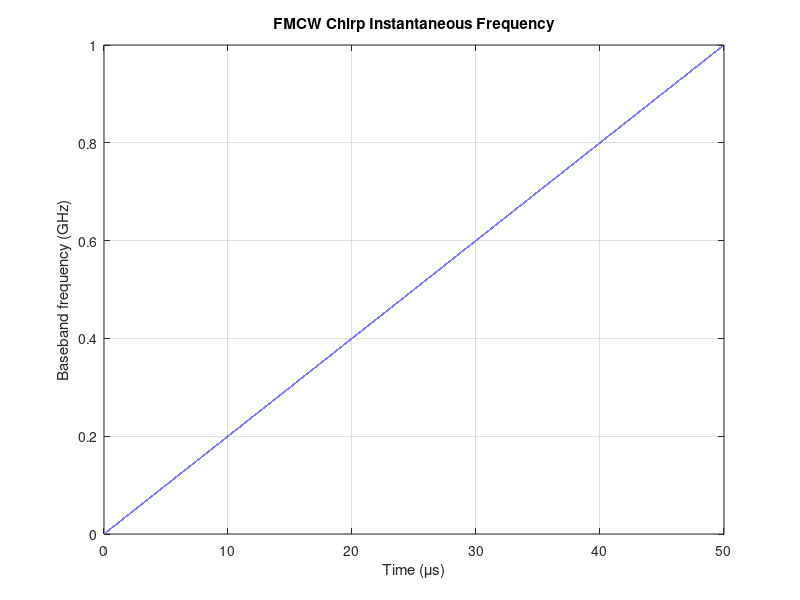
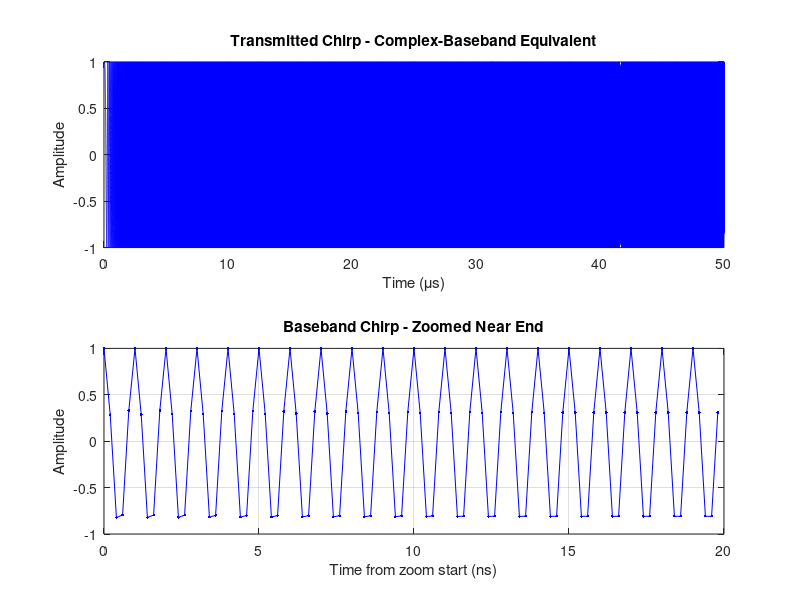
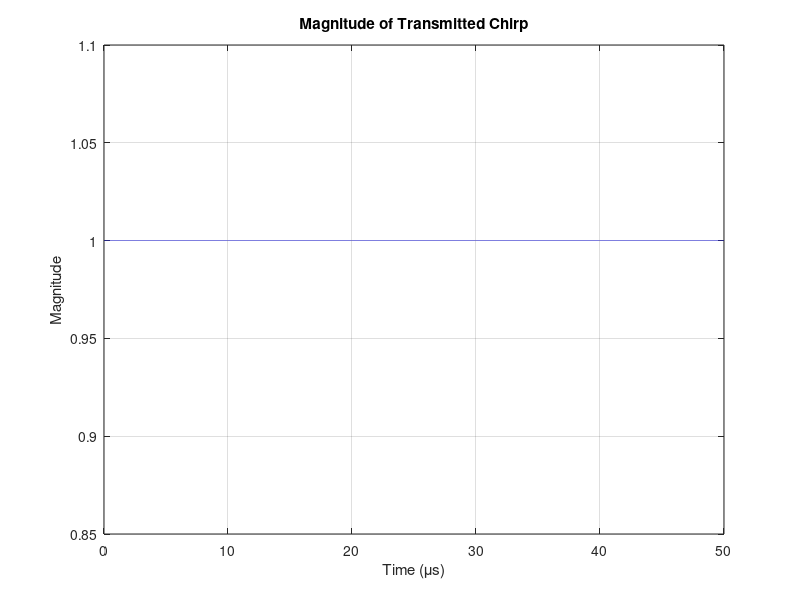

Write MATLAB code to recreate these figures, in order.

%% STEP 1: FMCW RADAR PARAMETERS AND CHIRP GENERATION
clear;
clc;
close all;

%% 1. Define radar parameters
c = 3e8;                  % Speed of light (m/s)
fc = 77e9;                % Radar carrier frequency (Hz)
lambda = c/fc;            % Wavelength (m)

B = 1e9;                  % FMCW bandwidth (Hz)
Tc = 50e-6;               % Chirp duration (seconds)
S = B/Tc;                 % Chirp slope (Hz/s)

%% 2. Repeated-chirp parameters for Doppler processing
idleTime = 10e-6;         % Idle time between chirps (seconds)
Tr = Tc + idleTime;       % Chirp repetition interval (seconds)
M = 128;                  % Number of repeated chirps

%% 3. Sampling parameters
% Complex-baseband simulation: we do not directly sample 77 GHz RF.

fs = 5e9;                 % Sampling frequency (Hz)
Ts = 1/fs;                % Sampling interval (seconds)

N = round(Tc*fs);         % Samples per chirp
t = (0:N-1)/fs;           % Time vector

%% 4. Define ideal RF chirp and its baseband equivalent

% Ideal complex RF chirp:
% x_RF(t) = exp(j*(2*pi*fc*t + pi*S*t^2))
%
% We evaluate its phase mathematically. The time vector below is NOT
% a direct 77 GHz RF ADC sampling grid.
phiTxRF = 2*pi*fc*t + pi*S*t.^2;

% Complex-baseband equivalent used by the existing plots and echo model
tx = exp(1j*pi*S*t.^2);

% Instantaneous frequencies
fBaseband = S*t;
fRF = fc + S*t;

%% 5. Display radar parameters
fprintf('====================================\n');
fprintf(' STEP 1: FMCW CHIRP GENERATION\n');
fprintf('====================================\n');

fprintf('Carrier frequency        : %.2f GHz\n',fc/1e9);
fprintf('Wavelength               : %.4f m\n',lambda);
fprintf('Bandwidth                : %.2f GHz\n',B/1e9);
fprintf('Chirp duration           : %.2f us\n',Tc*1e6);
fprintf('Chirp slope              : %.3e Hz/s\n',S);
fprintf('Sampling frequency       : %.2f GHz\n',fs/1e9);
fprintf('Sampling interval        : %.3f ns\n',Ts*1e9);
fprintf('Samples per chirp        : %d\n',N);
fprintf('Chirps per frame          : %d\n',M);
fprintf('Chirp repetition interval: %.2f us\n',Tr*1e6);

%% 6. Plot instantaneous baseband frequency
figure('Name','Step 1 - FMCW Frequency');

plot(t*1e6,fBaseband/1e9,'LineWidth',1.5);
grid on;
xlabel('Time (\mus)');
ylabel('Baseband frequency (GHz)');
title('FMCW Chirp Instantaneous Frequency');

%% 7. Plot real part of the transmitted chirp
figure('Name','Step 1 - Transmitted Chirp');

subplot(2,1,1);
plot(t*1e6,real(tx),'b');
grid on;
xlabel('Time (\mus)');
ylabel('Amplitude');
title('Transmitted Chirp - Complex-Baseband Equivalent');

% Zoom into the final 20 ns
zoomDuration = 20e-9;
startTime = Tc - zoomDuration;
idx = find(t >= startTime & t < Tc);

subplot(2,1,2);
plot((t(idx)-startTime)*1e9,real(tx(idx)),'b.-');
grid on;
xlabel('Time from zoom start (ns)');
ylabel('Amplitude');
title('Baseband Chirp - Zoomed Near End');

%% 8. Plot magnitude (optional)
figure('Name','Step 1 - Chirp Magnitude');

plot(t*1e6,abs(tx),'LineWidth',1.5);
grid on;
xlabel('Time (\mus)');
ylabel('Magnitude');
title('Magnitude of Transmitted Chirp');

fprintf('\nStep 1 complete: FMCW chirp generated successfully.\n');
